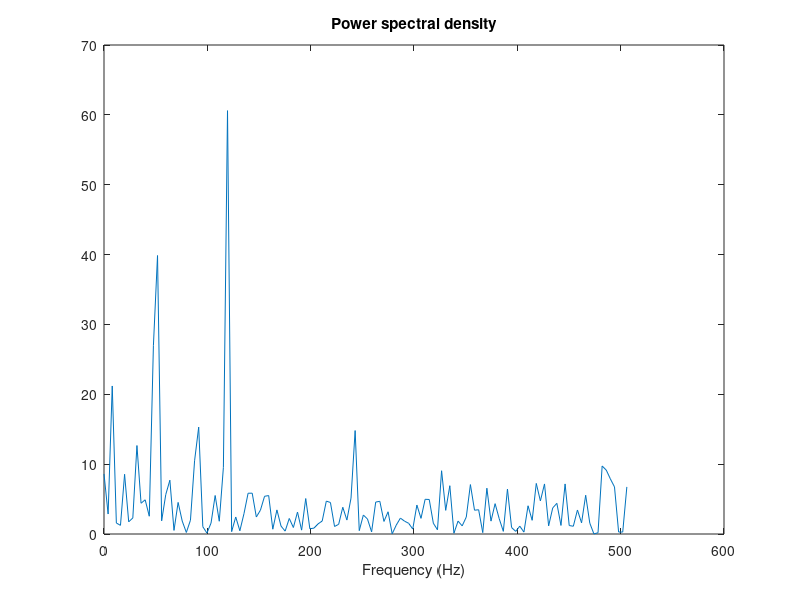

The MATLAB source for this figure:
t = 0:.001:.25;
x = sin(2*pi*50*t) + sin(2*pi*120*t);

y = x + 2*randn(size(t));

plot(y(1:50))
%plot(y);
title('Noisy time domain signal')


Y = fft(y,251);


Pyy = Y.*conj(Y)/251;
f = 1000/251*(0:127);
plot(f,Pyy(1:128))
title('Power spectral density')
xlabel('Frequency (Hz)')